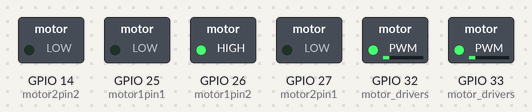
Simulated run of this sketch. Board: ESP32. Shown: switched loads named in the sketch (green lamp = pin HIGH). What the sketch prints to the serial monitor is not drawn.

Above: at 0.05 s.
At 9.95 s:
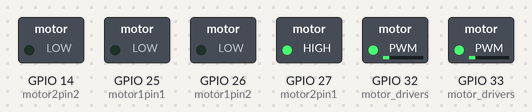
Timing chart, 0 to 11.6 s (numbered marks = the images above):
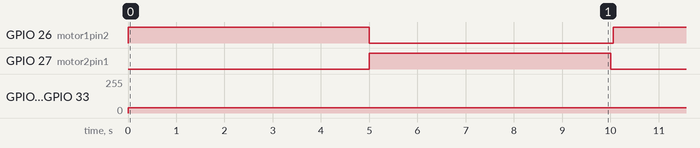

The sketch:

esp_motors.ino
```cpp
// Motor pins
int motor1pin1 = 25;
int motor1pin2 = 26;
int motor2pin1 = 27;
int motor2pin2 = 14;

//....................................motor starting..............................................//
void motor_start(){

    Serial.println("........................motor starting....................");

    analogWrite(32, 40); //ENA pin
    analogWrite(33, 40); //ENB pin

    digitalWrite(motor1pin1, LOW);
    digitalWrite(motor1pin2, HIGH);

    digitalWrite(motor2pin1, LOW);
    digitalWrite(motor2pin2, LOW);

    delay(5000);

    digitalWrite(motor1pin1, LOW);
    digitalWrite(motor1pin2, LOW);

    digitalWrite(motor2pin1, HIGH);
    digitalWrite(motor2pin2, LOW);

    delay(5000);

    digitalWrite(motor1pin1, LOW);
    digitalWrite(motor1pin2, LOW);

    digitalWrite(motor2pin1, LOW);
    digitalWrite(motor2pin2, LOW);

    Serial.println("........................motor ending....................");

}

void setup() {

  Serial.begin(9600);
  Serial.println("start");

  pinMode(motor1pin1, OUTPUT);//motor pins
  pinMode(motor1pin2, OUTPUT);
  pinMode(motor2pin1, OUTPUT);
  pinMode(motor2pin2, OUTPUT);

  pinMode(32, OUTPUT);// motor drivers
  pinMode(33, OUTPUT);// motor drivers

}

void loop() {
  // put your main code here, to run repeatedly:
  motor_start();
}
```

Measured:
- by itself, GPIO 26 (motor1pin2), GPIO 27 (motor2pin1): alternates HIGH for 5.0 s and LOW for 5.1 s
- by itself, GPIO 32 (motor_drivers), GPIO 33 (motor_drivers): 0/255 → 40/255 at 0.00 s
